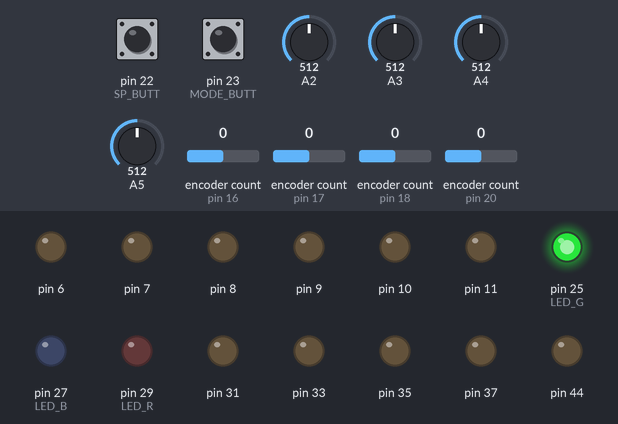
A program run on a simulated Arduino Mega 2560, built with avr-gcc and run on an emulated ATmega2560. On the bench: output pins drawn as LEDs (lit = HIGH). The test bench sets the inputs (shaded band); at power-on: A2 = 512, A3 = 512, A4 = 512, pin 22 (SP_BUTT) HIGH, pin 23 (MODE_BUTT) HIGH, A5 = 512, encoder count (sensors on pin 16, pin 17, pin 18, pin 20) 0. What the program prints to the serial monitor is not drawn.

Above: at 1.2 s.
1.3 s: A2 set to 553
2.8 s: A2 set to 578
At 3.3 s:
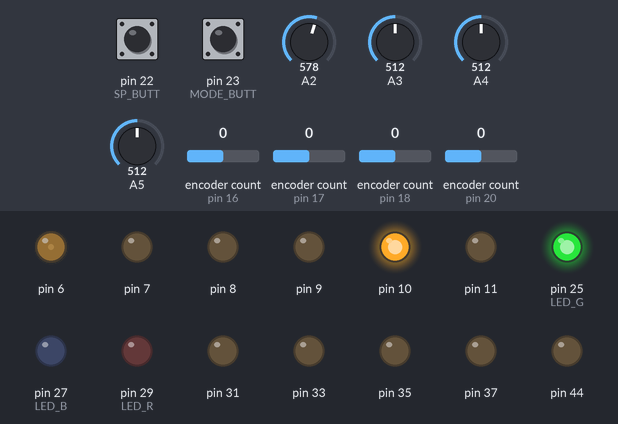
4.3 s: A3 set to 549
5.8 s: A3 set to 576
At 6.8 s:
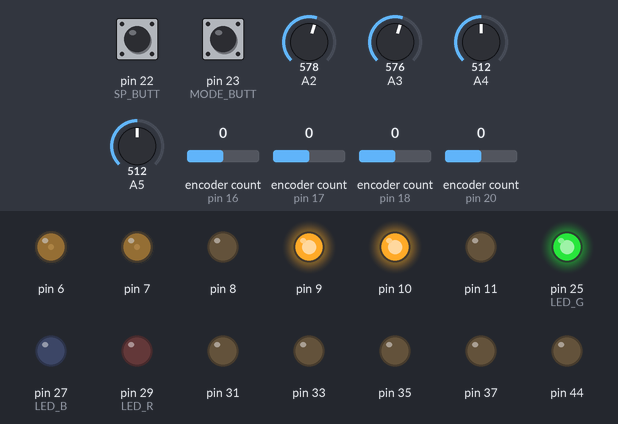
7.3 s: A4 set to 552
8.8 s: A4 set to 574
At 9.1 s:
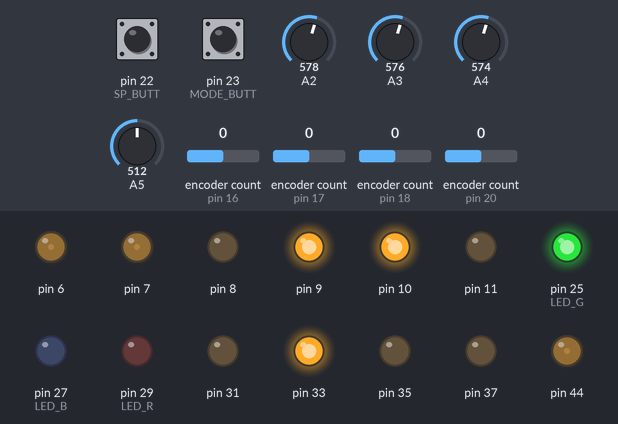
Timing chart, 0 to 11.3 s (numbered marks = the images above; inputs shaded):
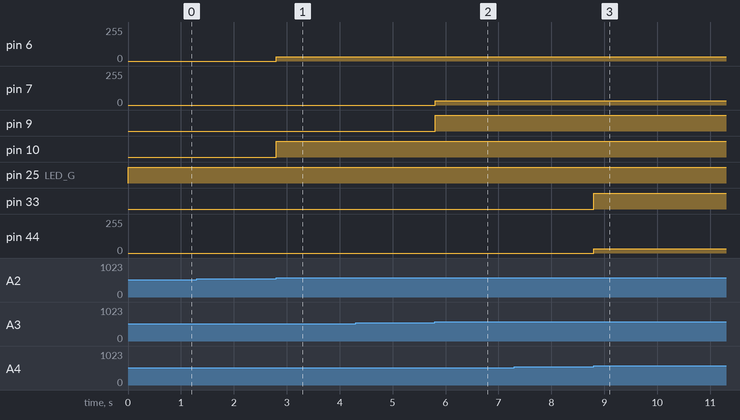

The program:

main.cpp
```cpp
#include <Arduino.h>
#include <CONFIG.h>
#include <button.h>
#include <Joystick.h>
#include <Stage.h>

// ------------------- Stage Objects
bool reversed = true;
Stage *outerStage = new Stage(new PIDMotor(.5, 0.0, 0, 0, 0,
                                  new Motor(MOTOR1_EN, MOTOR1_IN1, MOTOR1_IN2, reversed),
                                  new Encoder(ENCPIN1_1, ENCPIN1_2), 0),
                              new PIDMotor(.3, 0.0, 0.0, 0, 0,
                                  new Motor(MOTOR2_EN, MOTOR2_IN1, MOTOR2_IN2, false),
                                  new Encoder(ENCPIN2_1, ENCPIN2_2), 1),
                                new Joystick(JOY1_X, JOY1_Y));

Stage *innerStage = new Stage(new PIDMotor(.5, 0.0, 0, 0, 0,
                                  new Motor(MOTOR3_EN, MOTOR3_IN1, MOTOR3_IN2, reversed),
                                  new Encoder(ENCPIN3_1, ENCPIN3_2), 0),
                              new PIDMotor(.3, 0.0, .0, 0, 0,
                                  new Motor(MOTOR4_EN, MOTOR4_IN1, MOTOR4_IN2, false),
                                  new Encoder(ENCPIN4_1, ENCPIN4_2), 1),
                              new Joystick(JOY2_X, JOY2_Y));


//------------------ Buttons
/**
 * Modes:
 * 0 - PID
 * 1 - Manual Joystick ctrl
 **/
Button mode_butt(MODE_BUTT, 5);
int mode = 0;
int max_mode = 1;

// iterate through setpoints
Button sp_butt(SP_BUTT, 5);
int outerSP_list[2] = {0, 0};
int innerSP_list[2] = {25, 0};
int curr_sp = 0;


// ------------------ others
bool debug = false;
long printTimer = 0;


void setup() {
  // put your setup code here, to run once:

  // change pwm frequencies for enable pins
  TCCR4B = (TCCR4B & B11111000) | B00000001;   // for PWM frequency of 31372.55 Hz for D11 & D12
  TCCR5B = (TCCR5B & B11111000) | B00000001;  // for PWM frequency of 31372.55 Hz for D44 & D46

  pinMode(LED_R, OUTPUT);
  pinMode(LED_G, OUTPUT);
  pinMode(LED_B, OUTPUT);

  mode_butt.Init();
  sp_butt.Init();
  outerStage->Init();
  innerStage->Init();

  // outerStage->setSetpoints(20, 0);
  // innerStage->setSetpoints(20, 0);
  outerStage->goHome();
  innerStage->goHome();

  Serial.begin(115200);
  Serial.println("Beginning Loop");
  Serial.println("LED: Green = Manual  Blue = PID");
}

void loop() {
  // switch between modes on button press
  if (mode_butt.CheckButtonPress()){
    mode = mode + 1;
    if (mode > max_mode) mode = 0;
  }

  // check button press and go to next point
  if (sp_butt.CheckButtonPress()){
    curr_sp ++;
    if (curr_sp >= 2 ) curr_sp = 0;

    // go to next point
    Serial.print("Change Setpoint ");
    Serial.println(curr_sp);

    if (curr_sp  == 1){
      outerStage->setSetpoints(outerSP_list[0], outerSP_list[1]);

      innerStage->setSetpoints(innerSP_list[0], innerSP_list[1]);
    }
    // go home every otherpoint
    else{
        outerStage->goHome();
        innerStage->goHome();
    }

  }


  if (mode == 0){
    // stages driven manually by joysticks
    // LED is green

    digitalWrite(LED_G, 1);
    digitalWrite(LED_B, 0);

    outerStage->manualDrive();
    innerStage->manualDrive();
  }
  else if (mode == 1){
    // stages driven by PID to defined setpoint
    // LED is blue

    digitalWrite(LED_G, 0);
    digitalWrite(LED_B, 1);

    outerStage->calculatePID();
    innerStage->calculatePID();
  }

  // if 1 s has passed, print
  if ((millis() - printTimer > 1000) && debug){
    // outerStage->printPos();
    outerStage->printPID();
    Serial.print("\tInner: ");
    innerStage->printPID();
    Serial.println();
    printTimer = millis();
  }

  delay(1);
}
```

Joystick.cpp
```cpp
#include "Joystick.h"

Joystick::Joystick(uint16_t Xpin, uint16_t Ypin)
{
    this->Xpin = Xpin;
    this->Ypin = Ypin;
}

// Function to run in setup to initialize the input pins
void Joystick::Init(){
    pinMode(this->Xpin, INPUT);
    pinMode(this->Ypin, INPUT);
}

float Joystick::mapfloat(long x, long in_min, long in_max, long out_min, long out_max){
    return (float)(x - in_min) * (out_max - out_min) / (float)(in_max - in_min) + out_min;
}

// reads x value of joystick and convert on scale of -1 to 1 with a little buffer around 0
double Joystick::readX(){
    this->val = this->mapfloat(analogRead(this->Xpin), 0, 1023, -1, 1);
    return (abs(this->val) <= .1) ? 0 : this->val;
}

// reads y value of joystick and convert on scale of -1 to 1 with a little buffer around 0
double Joystick::readY(){
    this->val = this->mapfloat(analogRead(this->Ypin), 0, 1023, -1, 1);
    return (abs(this->val) <= .1) ? 0 : this->val;
}
```

Joystick.h
```cpp
/*
* Joystick.h
*/

#ifndef JOYSTICK_H
#define JOYSTICK_H

#include "Arduino.h"

class Joystick
{
private:
    // pins
    uint16_t Xpin;
    uint16_t Ypin;

    // consts
    int xmid_val = 520;
    int ymid_val = 520;
    double maxAnalog = 1023;

    // vals
    double val;
    double out;


public:
    Joystick(uint16_t Xpin, uint16_t Ypin);
    void Init();
    double readX();
    double readY();
    float mapfloat(long x, long in_min, long in_max, long out_min, long out_max);
};

#endif
```

Motor.cpp
```cpp
#include "Motor.h"

/**
 * Constructor for Motor class
 *
 * @param enablePin analog enable pin to h-bridge
 * @param _in1 digital in1 h-bridge pin
 * @param _in2 digital in2 h-bridge pin
*/
Motor::Motor(uint8_t enablePin, uint8_t _in1, uint8_t _in2, bool reverse = false){
    this->enablePin = enablePin;
    this->in1 = _in1;
    this->in2 = _in2;
    this->reverse = reverse;
}


/**
 * Init
 *
 * declare pintouts for the motor pins
 *
*/
void Motor::Init(){
  pinMode(this->enablePin, OUTPUT);
    pinMode(this->in1, OUTPUT);
    pinMode(this->in2, OUTPUT);
}


/**
 * Sends command to h-bridge to drive motor
 *
 * @param speed value between -1 and 1 for percentage of full speed to drive, where
 *              -1 is full reverse, 1 is full forward, and 0 is stopped
*/
void Motor::drive(double speed){
  // check if motor should be stopped
  if (speed == 0){
    digitalWrite(this->in1, 0);
    digitalWrite(this->in2, 0);
    analogWrite(this->enablePin, 0);
    return;
  }

  // Check direction
  bool isForward = true;
  if (speed < 0){
    isForward = false;
  }

  // cap speed at max speed
  speed = abs(speed);
  if (speed >= 1){
    speed = 1;
  }

  if (reverse) isForward = !isForward;
  // Serial.println(isForward);

  // Set direction of motor
  float writeSpeed;
  if (isForward){
    digitalWrite(this->in1, 1);
    digitalWrite(this->in2, 0);
    writeSpeed = speed * (this->maxSpeed - this->for_deadzone) + this->for_deadzone;
  }
  else {
    digitalWrite(this->in1, 0);
    digitalWrite(this->in2, 1);
    writeSpeed = speed * (this->maxSpeed - this->rev_deadzone) + this->rev_deadzone;
  }

  // Set speed of motor
  analogWrite(this->enablePin, writeSpeed);
}

void Motor::stop(){
  this->drive(0);
}

/**
 * Sets the deadband for the motor, the minimum voltage that it takes for the motor
 * move both forwards and backwards.
 * Measured experimentally using a power supply.
 *
 * @param for_deadzone (VOLTS) min value to drive forward
 * @param rev_deadzone (VOLTS) min value to drive backwards
*/
void Motor::setDeadzones(double for_deadzone, double rev_deadzone){
  //takes in a voltage that the motors start moving at
  this->for_deadzone = (for_deadzone / this->maxVolts) * maxSpeed;
  this->rev_deadzone = (rev_deadzone / this->maxVolts) * maxSpeed;
}


void Motor::setMaxSpeed(uint16_t max){
  this->maxSpeed = max;
}
```

Motor.h
```cpp
/*
    Motor.h
 */

#ifndef MOTOR_H
#define MOTOR_H


#include <Arduino.h>

class Motor
{

private:
    // Control Pins
    uint8_t enablePin;
    uint8_t in1;
    uint8_t in2;

    // const
    uint16_t maxSpeed = 255; // analog value of max speed

    // Motor Properties
    uint8_t maxVolts = 12;          // full voltage motor runs at
    double for_deadzone = 0.0;
    double rev_deadzone = 0.0;
    bool reverse = false;

public:

    // constructor
    Motor(uint8_t enablePin, uint8_t in1, uint8_t in2, bool reverse = false);

    // sets all the pinModes to be run in setup
    void Init();

    // drive set speed with negative being reverse
    void drive(double speed);

    // Stops the motor
    void stop();

    // sets deadband values where motor is stopped
    // TIP: when choosing values, give a little wiggle room so there is some extra space motor is stopped
    void setDeadzones(double for_deadzone, double rev_deadzone);

    // set the new max speed in terms of analog value
    // TODO: get max in pid motor
    void setMaxSpeed(uint16_t max);
};

#endif // MOTOR_H
```

PIDMotor.cpp
```cpp
#include "PIDMotor.h"

PIDMotor::PIDMotor(double kp, double ki, double kd, double ff_plus, double ff_minus, Motor *motor, Encoder* enc, uint8_t type)
{
    /* creates a PIDMotor object by receiving a motor and initializing constants*/
    this->kp = kp;
    this->ki = ki;
    this->kd = kd;
    this->ff_plus = ff_plus;
    this->ff_minus = ff_minus;
    this->motor = motor;
    this->enc = enc;
    this->type = type;

    this->motor->setDeadzones(ff_plus, ff_minus);
}

PIDMotor::PIDMotor(Motor* motor, Encoder* enc){
    this->motor = motor;
    this->enc = enc;
}

void PIDMotor::Init(){
    this->motor->Init();
}

void PIDMotor::calculate()
{
    /* Figure out the desired acceleration for the motor and then call drive motor*/
    double now = micros()/pow(10,6);
    double time_step = now - this->last_time; //time is in micro seconds so this converts it to seconds

    double current_pos = this->getPos();
    this->curr_pos = current_pos;

    double curr_error = current_pos - this->setpoint;
    this->curr_error = curr_error;

    // creating integral term
    if (curr_error*sum_error >= 0 && abs(curr_error) < 5)
    { //have not crossed the setpoint
        this->sum_error += curr_error * time_step; // multiply by the dt (make sure its in terms of seconds)
    } else
    { // have crossed the setpoint so we want to reset the summation
        this->sum_error = 0;
    }

    // creating derivative term
    double change_error = (curr_error - this->last_error)/time_step;
    this->curr_vel = -change_error;
    this->last_error = curr_error;

    //Currently only using integral and proportional control
    double desired_accel = this->ki * this->sum_error + this->kp * curr_error + this->kd * change_error;

    this->runMotor(desired_accel);
    this->last_time = now;
}

void PIDMotor::runMotor(double desired_accel)
{
    /* Drive the motor */
    double torque = desired_accel; //change if we find a dynamic model of system
    this->motor->drive(torque);
}

void PIDMotor::stop(){
    this->motor->stop();
}

bool PIDMotor::setpointReached()
{
    // check if motor is within acceptable tolerance of setpoint
    // pc.printf("SP Reached %d\n", (abs(this->curr_error) <= this->tolerance));
    return (abs(this->curr_error) <= this->tolerance);
}

// ---------------- HELPERS ------------

double PIDMotor::ticksToMM(long ticks){
    return ticks * this->mmPerRev / (this->ticksPerRev * this->gearRatio);
}

double PIDMotor::ticksToDeg(long ticks){
    return ticks * this->degPerRev / (this->ticksPerRev * this->gearRatio);
}

// ---------------- SETTERS ------------

void PIDMotor::setConstants(double kp, double ki, double kd)
{
    this->kp = kp;
    this->ki = ki;
    this->kd = kd;
}

void PIDMotor::setHomePosition(){
    this->home = this->enc->read();
}

void PIDMotor::setSetpoint(double setpoint)
{
    /* Assumes the setpoint passed in is in encoder ticks
    */
    this->setpoint = setpoint;
    this->sum_error = 0;
    this->last_error = 0;
    this->calculate();
}

// ---------------- GETTERS
double PIDMotor::getPos(){
    if (this->type == 0){
        return this->ticksToMM(this->enc->read());
    }
    else if (this->type == 1)
    {
        return this->ticksToDeg(this->enc->read());
    }
    return this->enc->read();
}

double PIDMotor::getCurrError(){
    return this->curr_error;
}

double PIDMotor::getCurrPos(){
    return this->curr_pos;
}

double PIDMotor::getCurrVel(){
    return this->curr_vel;
}

double PIDMotor::getSetpoint(){
    return this->setpoint;
}

double PIDMotor::getHome(){
    return this->home;
}
```

PIDMotor.h
```cpp
/*
    PIDMotor.h
 */

#ifndef PIDMOTOR_H
#define PIDMOTOR_H

#include "Arduino.h"
#include "Motor.h"
#include "Encoder.h"

class PIDMotor{
private:
    // PID gains
    double kp = 1;
    double ki = 0;
    double kd = 0;
    double ff_plus = 0;
    double ff_minus = 0;

    // PID vars
    double setpoint = 0;

    double curr_time = 0;
    double last_time = 0;

    double last_error = 0;
    double sum_error = 0;
    double curr_error = 0;

    double curr_pos = 0;
    double curr_vel = 0;
    double tolerance = 50; // passable error within the setpoint of ~10 um

    int home = 0;

    // Objects
    Motor* motor;
    Encoder* enc;

    // Consts
    double ticksPerRev = 464.64;
    double gearRatio = 20;
    double mmPerRev = 2.54;
    double degPerRev = 360;

    // Motor Type: 0 = translation, 1 = rotation
    uint8_t type;

public:
    // constructor that sets everything
    PIDMotor(double kp, double ki, double kd, double ff_plus, double ff_minus, Motor* motor, Encoder* enc, uint8_t type);

    // constructor for just motor and encoder
    PIDMotor(Motor* motor, Encoder* enc);

    // initialize motors
    void Init();

    // set the setpoint and drive motors
    void calculate();

    // set motor value directly
    void runMotor(double desired_accel);

    // stop all motors
    void stop();

    // check if pid is done interpolating
    bool setpointReached();


    // --------- Helpers
    // convert ticks to mm translation
    double ticksToMM(long ticks);

    // convert ticks to deg
    double ticksToDeg(long ticks);


    // ---------- Setters
    // set pid values
    void setConstants(double kp, double ki, double kd);

    // set initial encoder value as 0
    void setHomePosition();

    // change the setpoint for PID
    void setSetpoint(double setpoint);


    // ----------- Getters ------------
    // return current encoder value
    double getPos();

    // return current dist from setpoint
    double getCurrError();

    // return current position
    double getCurrPos();

    // return current velocity
    double getCurrVel();

    // return current setpoint
    double getSetpoint();

    // return home position
    double getHome();

};

#endif // PIDMOTOR_H
```

Stage.cpp
```cpp
#include "Stage.h"

Stage::Stage(PIDMotor* trans, PIDMotor* rot, Joystick* js){
    this->transMotor = trans;
    this->rotMotor = rot;
    this->js = js;
}

void Stage::Init(){
    this->js->Init();
    this->transMotor->Init();
    this->rotMotor->Init();
}

void Stage::calculatePID(){
    this->transMotor->calculate();
    this->rotMotor->calculate();
}

void Stage::manualDrive(){
    this->transMotor->runMotor(this->js->readX());
    this->rotMotor->runMotor(this->js->readY());
}

void Stage::goHome(){
    this->transMotor->setSetpoint(this->transMotor->getHome());
    this->rotMotor->setSetpoint(this->rotMotor->getHome());
}

// ------------- Cascaded Functions
void Stage::setHomePosition(){
    this->transMotor->setHomePosition();
    this->rotMotor->setHomePosition();
}


void Stage::setSetpoints(double transSP, double rotSP){
    this->transMotor->setSetpoint(transSP);
    this->rotMotor->setSetpoint(rotSP);
}


bool Stage::setpointReached(){
    return this->transMotor->setpointReached() && this->rotMotor->setpointReached();
}


// --------------------- PRINT FUNCTIONS ---------------
void Stage::printJoystick(){
    sprintf(this->txt, "X Val: %d\t Y Val: %d", (int)(this->js->readX()*1000), (int)(this->js->readY()*1000));
    Serial.print(this->txt);
}

void Stage::printPos(){
    Serial.print("Trans: ");
    Serial.print(this->transMotor->getPos());
    Serial.print("mm  Rot: ");
    Serial.print(this->rotMotor->getPos());
    Serial.print("deg  ");

    // sprintf(this->txt, "Trans: %dmm\t Rot: %ddeg", this->transMotor->getPos(), this->rotMotor->getPos());
    // Serial.print(this->txt);
}

void Stage::printPID(){
    Serial.print("Trans SP: ");
    Serial.print(this->transMotor->getSetpoint());
    Serial.print("mm Error:  ");
    Serial.print(this->transMotor->getCurrError());

    Serial.print(" Rot SP: ");
    Serial.print(this->rotMotor->getSetpoint());
    Serial.print("deg Error:  ");
    Serial.print(this->rotMotor->getCurrError());
}
```

Stage.h
```cpp
/*
    Stage.h
*/
#ifndef STAGE_H
#define STAGE_H

#include "Arduino.h"
#include "PIDMotor.h"
#include "Joystick.h"

class Stage
{
private:
    // Parameters

    // Objects
    PIDMotor* transMotor;
    PIDMotor* rotMotor;
    Joystick* js;

    char txt[50];
public:
    Stage(PIDMotor* trans, PIDMotor* rot, Joystick* js);

    // initialize all pins for joystick and motors
    void Init();

    // run pid on all motors
    void calculatePID();

    // use joystick to drive motors
    void manualDrive();

    // set setpoint as home position
    void goHome();

    // ---------- Cascaded Functions
    // set current position as home posistion for PID motors
    void setHomePosition();

    // pid setpoints for both motors
    void setSetpoints(double transSP, double rotSP);

    // checks if both setpoints have been reached
    bool setpointReached();

    // ------------ Prints
    void printJoystick();
    void printPos();
    void printPID();

};

#endif
```

button.cpp
```cpp
#include <button.h>

Button::Button(uint8_t pin, uint32_t db)
{
    buttonPin = pin;
    debouncePeriod = db;
}

void Button::Init(bool usePullup)
{
    if(usePullup) pinMode(buttonPin, INPUT_PULLUP);
    else pinMode(buttonPin, INPUT);

    stabButtonPos = tempButtonPos = digitalRead(buttonPin);
}

bool Button::CheckButtonPress(void)
{
    bool retVal = false;
    uint8_t currButtonPos = digitalRead(buttonPin);

    if(tempButtonPos != currButtonPos)  //there's been a transistion, so start/continue debouncing
    {
        state = BUTTON_UNSTABLE;

        lastBounceTime = millis();      //start/restart the debouncing timer
        tempButtonPos = currButtonPos;  //keep track of the bouncing
    }

    if(state == BUTTON_UNSTABLE)
    {
        if(millis() - lastBounceTime >= debouncePeriod) //timer has expired
        {
            state = BUTTON_STABLE;
        }
    }

    if(state == BUTTON_STABLE)
    {
        if(stabButtonPos != tempButtonPos) //we have a transision
        {
            if(tempButtonPos == activeState) retVal = true;
            stabButtonPos = tempButtonPos;
        }
    }

    return retVal;
}
```

Source omitted: button.h (823 bytes), CONFIG.h (797 bytes)

Measured:
- the behaviour switches between 562 and 563 on A2 (found by bisection; images 0 and 1)
- the behaviour switches between 562 and 563 on A3 (found by bisection; images 1 and 2)
- the behaviour switches between 562 and 563 on A4 (found by bisection; images 2 and 3)
- after the input at 1.3 s, every drawn part: stays the same
- after the input at 2.8 s, pin 6: 0/255 → 33/255 at once; pin 10: LOW → HIGH at once
- after the input at 4.3 s, every drawn part: stays the same
- after the input at 5.8 s, pin 7: 0/255 → 32/255 at once; pin 9: LOW → HIGH at once
- after the input at 7.3 s, every drawn part: stays the same
- after the input at 8.8 s, pin 33: LOW → HIGH at once; pin 44: 0/255 → 31/255 at once
